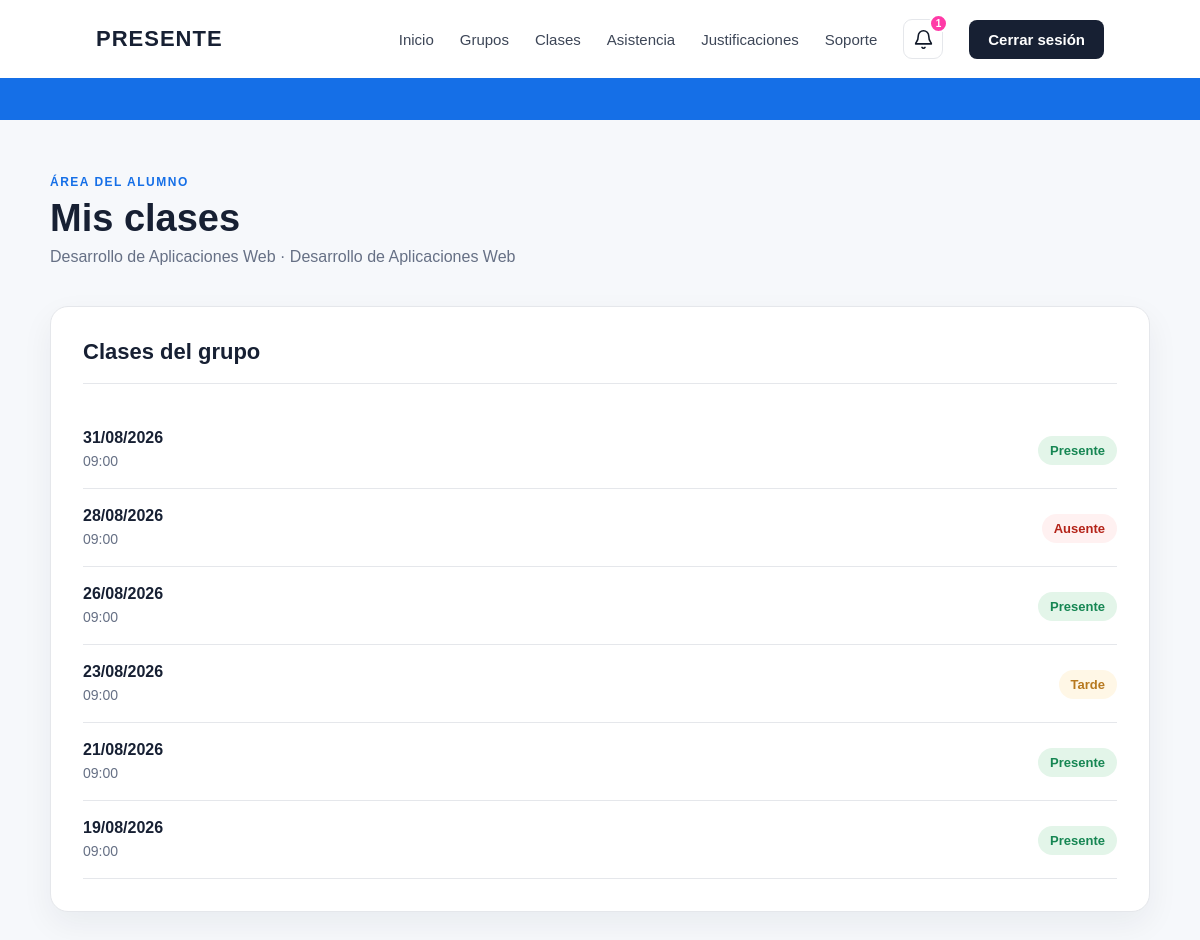
The app's page /alumno/clases/ (signed in), older data.
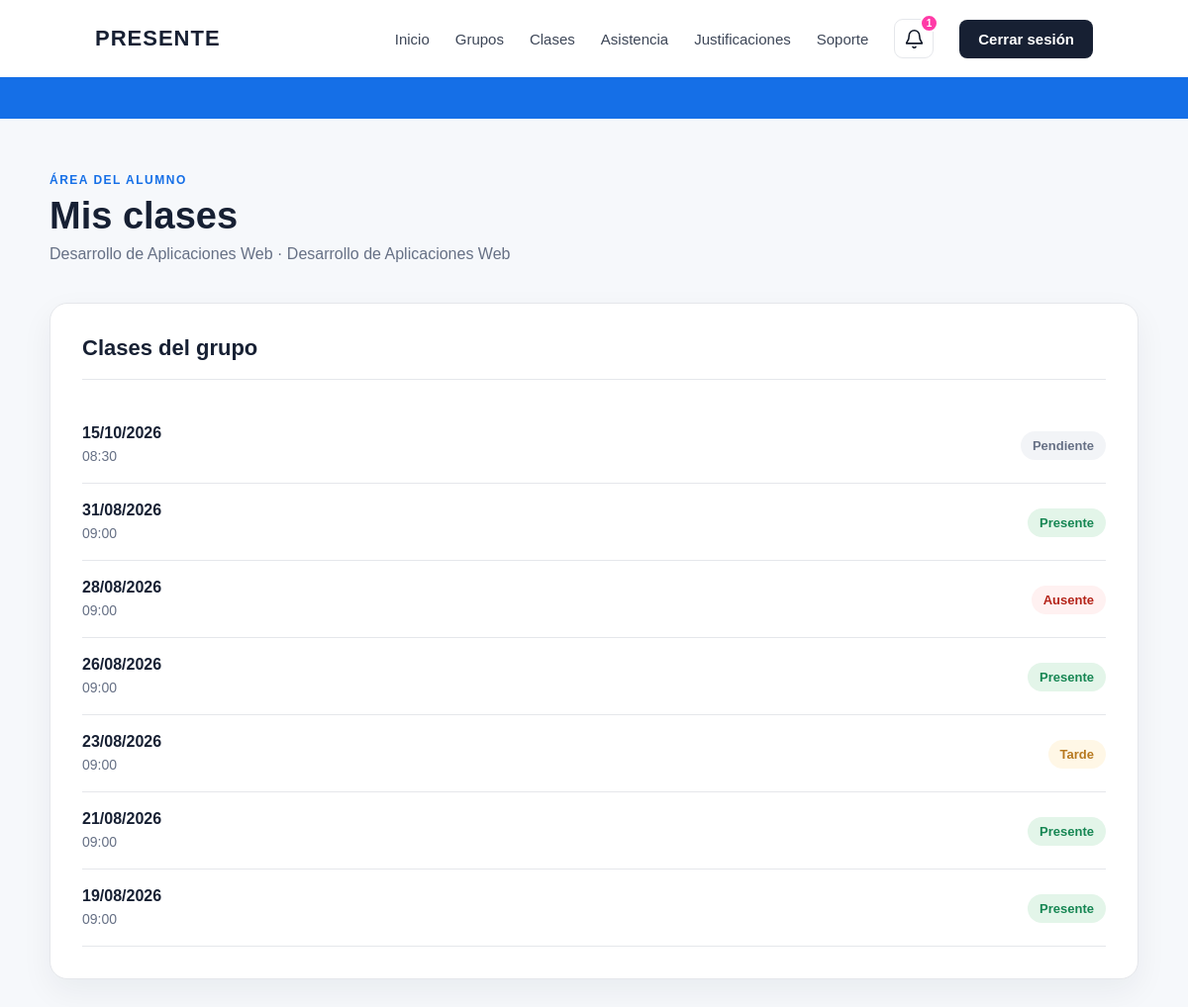
The same page, newer data.
### asistencia/models.py (models this page shows, shortened)
class Clase(models.Model):
    grupo = models.ForeignKey(
        Grupo,
        on_delete=models.CASCADE
    )
    fecha = models.DateField()
    hora_inicio = models.TimeField()
    asistencia_abierta = models.BooleanField(
        default=False
    )
    token_qr = models.UUIDField(
        default=uuid.uuid4,
        editable=False,
        unique=True
    )
    token_qr_generado_en = models.DateTimeField(
        blank=True,
        null=True
    )

### asistencia/views.py (the view)
def clases_alumno(request):
    alumno_id = request.session.get(
        'alumno_id'
    )
    if not alumno_id:
        return redirect('seleccionar_login')
    alumno = get_object_or_404(
        Alumno,
        id=alumno_id
    )
    clases = Clase.objects.filter(
        grupo=alumno.grupo
    ).order_by(
        '-fecha',
        '-hora_inicio'
    )
    asistencias = {
        asistencia.clase_id: asistencia
        for asistencia in Asistencia.objects.filter(
            alumno=alumno,
            clase__grupo=alumno.grupo
        )
    }
    clases_con_estado = []
    for clase in clases:
        asistencia = asistencias.get(
            clase.id
        )
        if asistencia:
            estado = asistencia.estado
            estado_texto = (
                asistencia.get_estado_display()
            )
        elif clase.asistencia_abierta:
            estado = 'abierta'
            estado_texto = 'Asistencia abierta'
        else:
            estado = 'pendiente'
            estado_texto = 'Pendiente'
        clases_con_estado.append({
            'clase': clase,
            'estado': estado,
            'estado_texto': estado_texto,
        })
    return render(
        request,
        'asistencia/clases_alumno.html',
        {
            'alumno': alumno,
            'clases_con_estado':
                clases_con_estado,
        }
    )

### asistencia/context_processors.py (called while the page is built)
def notificaciones_profesor(request):
    profesor_id = request.session.get("profesor_id")
    if not profesor_id:
        return {
            "justificaciones_pendientes": 0
        }
    justificaciones_pendientes = (
        Justificacion.objects
        .filter(
            estado="pendiente",
            asistencia__clase__grupo__profesor_id=profesor_id
        )
        .count()
    )
    return {
        "justificaciones_pendientes": justificaciones_pendientes
    }

### asistencia/templates/asistencia/clases_alumno.html (shortened to what this page needs)
{% extends 'asistencia/base.html' %}
{% block content %}
<section class="panel-usuario">
    <div class="panel-contenedor">
        <div class="panel-cabecera">
            <div>
                <p class="panel-etiqueta">
                    ÁREA DEL ALUMNO
                </p>
                <h1>
                    Mis clases
                </h1>
                <p class="panel-subtitulo">
                    {{ alumno.grupo.asignatura }}
                    ·
                    {{ alumno.grupo.nombre }}
                </p>
            </div>
        </div>
        <div class="panel-tarjeta">
            <div class="panel-tarjeta-titulo">
                <h2>
                    Clases del grupo
                </h2>
            </div>
            {% for elemento in clases_con_estado %}
                <div style="
                    display:flex;
                    justify-content:space-between;
                    align-items:center;
                    gap:20px;
                    padding:18px 0;
                    border-bottom:1px solid #e5e7eb;
                ">
                    <div>
                        <strong style="
                            display:block;
                            font-size:16px;
                            margin-bottom:5px;
                        ">
                            {{ elemento.clase.fecha|date:"d/m/Y" }}
                        </strong>
                        <span style="
                            color:#667085;
                            font-size:14px;
                        ">
                            {{ elemento.clase.hora_inicio|time:"H:i" }}
                        </span>
                    </div>
                    <div>
                        {% if elemento.estado == 'presente' %}
                            <span style="
                                padding:7px 12px;
                                border-radius:20px;
                                background:#e3f5e9;
                                color:#168653;
                                font-size:13px;
                                font-weight:700;
                            ">
                                Presente
                            </span>
                        {% elif elemento.estado == 'tarde' %}
                            <span style="
                                padding:7px 12px;
                                border-radius:20px;
                                background:#fff7e6;
                                color:#b7791f;
                                font-size:13px;
                                font-weight:700;
                            ">
                                Tarde
                            </span>
                        {% elif elemento.estado == 'ausente' %}
                            <span style="
                                padding:7px 12px;
                                border-radius:20px;
                                background:#fff1f1;
                                color:#b42318;
                                font-size:13px;
                                font-weight:700;
                            ">
                                Ausente
                            </span>
                        {% else %}
                            <span style="
                                padding:7px 12px;
                                border-radius:20px;
                                background:#f2f4f7;
                                color:#667085;
                                font-size:13px;
                                font-weight:700;
                            ">
                                Pendiente
                            </span>
                        {% endif %}
                    </div>
                </div>
            {% empty %}
                <p style="color:#667085;">
                    Todavía no hay clases programadas para tu grupo.
                </p>
            {% endfor %}
        </div>
    </div>
</section>
{% endblock %}

Row changes from the older to the newer data that the page shows:
added Clase: clase.fecha "15/10/2026", clase.hora_inicio "08:30", shows "Pendiente"
